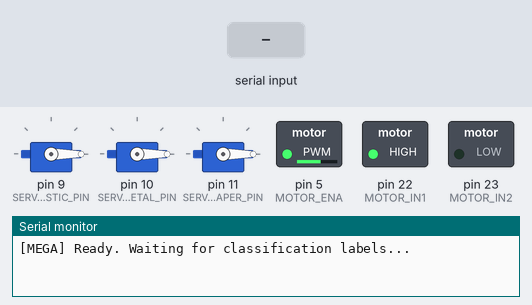
This sketch was run on a simulated Arduino Mega 2560, built with avr-gcc and run on an emulated ATmega2560. Shown: 3 × servo, switched loads named in the sketch (green lamp = pin HIGH), the last lines printed to the serial monitor. The inputs (shaded band) are chosen by the test bench.

Above: at 1.2 s.
1.3 s: "PLASTIC\n" received over Serial
At 2.2 s:
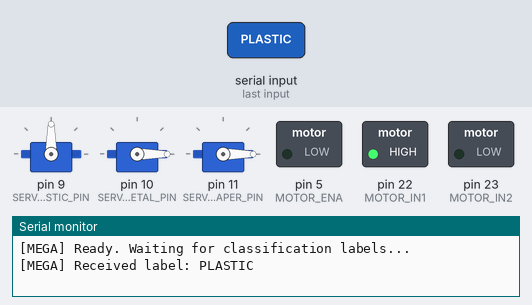
4.0 s: "METAL\n" received over Serial
At 4.6 s:
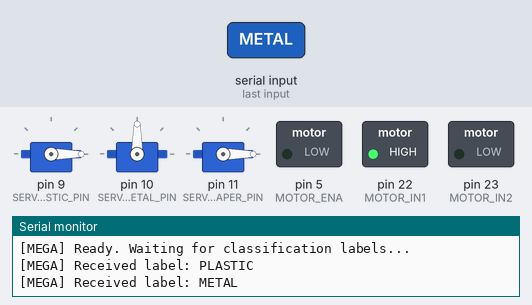
6.7 s: "PAPER\n" received over Serial
At 7.6 s:
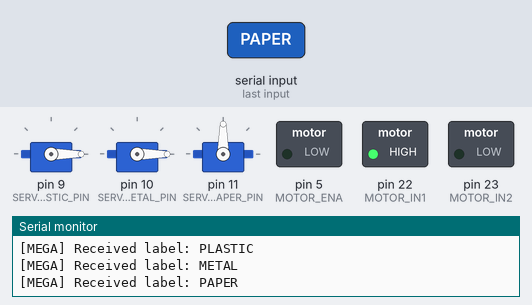
Timing chart, 0 to 9.7 s (numbered marks = the images above; inputs shaded):
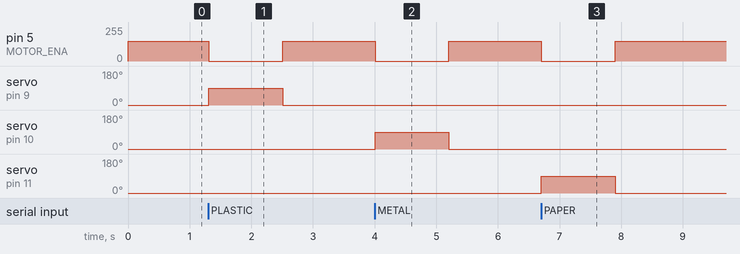

The sketch:

arduino_upload.ino
```cpp
#include <Servo.h>

const int MOTOR_IN1 = 22;
const int MOTOR_IN2 = 23;
const int MOTOR_ENA = 5;
const int CONVEYOR_SPEED = 150;

const int SERVO_PLASTIC_PIN = 9;
const int SERVO_METAL_PIN = 10;
const int SERVO_PAPER_PIN = 11;

const int GATE_CLOSED_ANGLE = 0;
const int GATE_OPEN_ANGLE = 90;
const int GATE_OPEN_DURATION_MS = 1200;

Servo servoPlastic;
Servo servoMetal;
Servo servoPaper;

String incomingLabel = "";

void setup() {
  Serial.begin(9600);
  Serial1.begin(9600);

  pinMode(MOTOR_IN1, OUTPUT);
  pinMode(MOTOR_IN2, OUTPUT);
  pinMode(MOTOR_ENA, OUTPUT);

  servoPlastic.attach(SERVO_PLASTIC_PIN);
  servoMetal.attach(SERVO_METAL_PIN);
  servoPaper.attach(SERVO_PAPER_PIN);

  closeAllGates();
  startConveyor();

  Serial.println("[MEGA] Ready. Waiting for classification labels...");
}

void loop() {
  if (Serial.available()) {
    incomingLabel = Serial.readStringUntil('\n');
    incomingLabel.trim();

    if (incomingLabel.length() > 0) {
      handleClassification(incomingLabel);
    }
  }
}

void startConveyor() {
  digitalWrite(MOTOR_IN1, HIGH);
  digitalWrite(MOTOR_IN2, LOW);
  analogWrite(MOTOR_ENA, CONVEYOR_SPEED);
}

void stopConveyor() {
  analogWrite(MOTOR_ENA, 0);
}

void closeAllGates() {
  servoPlastic.write(GATE_CLOSED_ANGLE);
  servoMetal.write(GATE_CLOSED_ANGLE);
  servoPaper.write(GATE_CLOSED_ANGLE);
}

void actuateGate(Servo &servo, const char *label) {
  stopConveyor();
  servo.write(GATE_OPEN_ANGLE);
  delay(GATE_OPEN_DURATION_MS);
  servo.write(GATE_CLOSED_ANGLE);
  startConveyor();

  Serial1.print("SORTED:");
  Serial1.println(label);
}

void handleClassification(String label) {
  Serial.print("[MEGA] Received label: ");
  Serial.println(label);

  if (label == "PLASTIC") {
    actuateGate(servoPlastic, "PLASTIC");
  } else if (label == "METAL") {
    actuateGate(servoMetal, "METAL");
  } else if (label == "PAPER") {
    actuateGate(servoPaper, "PAPER");
  } else {
    Serial.println("[MEGA] Unknown label, item passed through without sorting.");
    Serial1.println("SORTED:UNKNOWN");
  }
}
```

Measured:
- after the input at 1.3 s, pin 5 (MOTOR_ENA): 150/255 → 0/255 at once, → 150/255 1.2 s later; servo on pin 9 (SERVO_PLASTIC_PIN): 0° → 90° at once, → 0° 1.2 s later
- after the input at 4.0 s, pin 5 (MOTOR_ENA): 150/255 → 0/255 at once, → 150/255 1.2 s later; servo on pin 10 (SERVO_METAL_PIN): 0° → 90° at once, → 0° 1.2 s later
- after the input at 6.7 s, pin 5 (MOTOR_ENA): 150/255 → 0/255 at once, → 150/255 1.2 s later; servo on pin 11 (SERVO_PAPER_PIN): 0° → 90° at once, → 0° 1.2 s later
